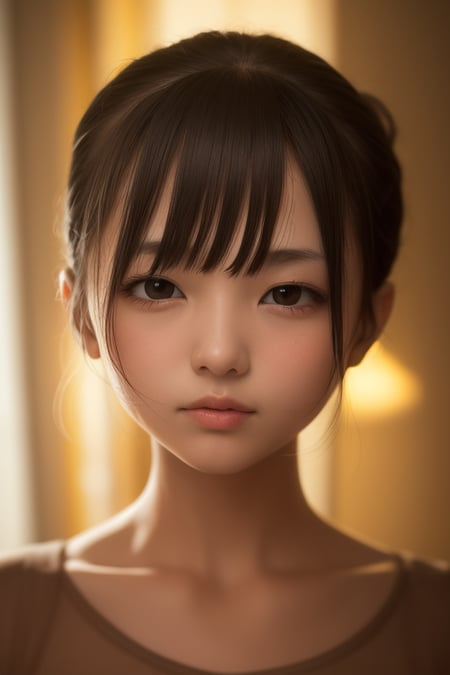
#> input picture external_deps/SadTalker/examples/source_image/full4.jpeg, 450 x 675 px; its folder holds only this picture in this run
$ python -i eye_gaze_blink.py   (imports and definitions only)
#> lines starting #> are read from the running program, lines starting #| are printed output that depends on the picture
#> further down, picture is the input picture: shape (675, 450, 3); mean B, G, R 63.4, 93.8, 131.4
"""
Enhancement #3: Eye Gaze + Blink Modeling
==========================================

Adds natural blink patterns (15-20 blinks/minute) and subtle gaze saccades
to rendered avatar frames. This is a pure post-processing step that operates
on individual frames using OpenCV.

Pipeline stage: post_process
Priority: 10 (runs early in post-processing)

No external models required — uses procedural generation with randomization
for natural-looking eye movements. Optionally uses dlib/mediapipe for precise
eye landmark detection.

This is one of the lowest-effort, highest-impact improvements: static eyes
are the #1 tell of a synthetic avatar.
"""

from __future__ import annotations

import logging
import math
import os
import random
from pathlib import Path
from typing import Dict, List, Optional, Tuple

from . import Enhancement, EnhancementContext, registry

logger = logging.getLogger(__name__)


# --------------------------------------------------------------------------- #
# Blink Schedule Generation
# --------------------------------------------------------------------------- #

# [83 lines left out: functions generate_blink_schedule, generate_gaze_schedule, not called in this run]


# --------------------------------------------------------------------------- #
# Frame Processing
# --------------------------------------------------------------------------- #

def _find_eye_regions(frame: "np.ndarray") -> Optional[List[Tuple[int, int, int, int]]]:
    """Detect eye regions using OpenCV cascade classifier.

    Returns list of (x, y, w, h) bounding boxes for eyes, or None if detection fails.
    """
    try:
        import cv2
        # Try OpenCV's built-in eye cascade
        cascade_path = cv2.data.haarcascades + "haarcascade_eye.xml"
        if not Path(cascade_path).exists():
            return None

        eye_cascade = cv2.CascadeClassifier(cascade_path)
        gray = cv2.cvtColor(frame, cv2.COLOR_BGR2GRAY)
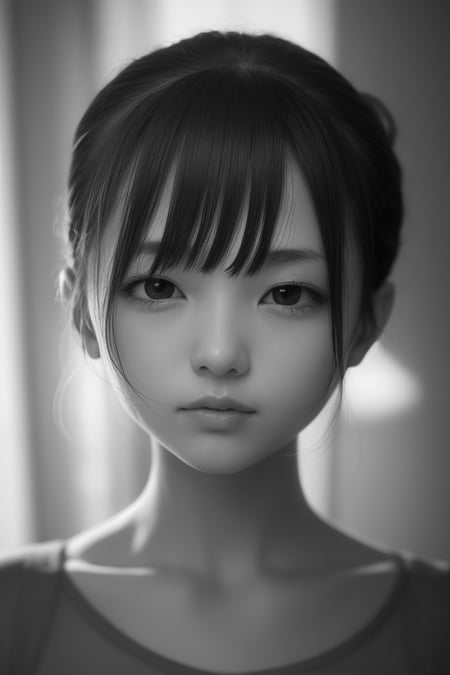
#> gray: shape (675, 450); min 2, max 246, mean 101.6

        # Detect face first for better eye detection
        face_cascade = cv2.CascadeClassifier(
            cv2.data.haarcascades + "haarcascade_frontalface_default.xml"
        )
        faces = face_cascade.detectMultiScale(gray, 1.3, 5)
#> faces = [[71, 180, 293, 293]]

        if len(faces) == 0:
            # Try eye detection on full frame
            eyes = eye_cascade.detectMultiScale(gray, 1.1, 5)
            return list(eyes[:2]) if len(eyes) >= 2 else None

        # Search for eyes within the top half of the face
        x, y, w, h = faces[0]
#> x = 71; y = 180; w = 293; h = 293
        roi_gray = gray[y:y + h // 2, x:x + w]
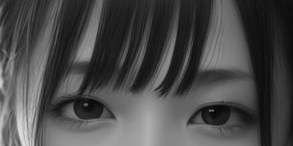
#> roi_gray: shape (146, 293); min 2, max 228, mean 73.8
        eyes = eye_cascade.detectMultiScale(roi_gray, 1.1, 5)
#> eyes = [[53, 79, 59, 59], [140, 58, 49, 49], [182, 86, 58, 58]]

        if len(eyes) >= 2:
            # Adjust coordinates to full frame
            result = []
            for ex, ey, ew, eh in eyes[:2]:
                result.append((ex + x, ey + y, ew, eh))
#> this loop made 2 passes
#> after the loop, result = [(124, 259, 59, 59), (211, 238, 49, 49)]
            return result

        return None
    except Exception:
        return None


# [116 lines left out: functions apply_blink_to_frame, apply_gaze_shift, not called in this run]


class EyeGazeBlinkEnhancement(Enhancement):
    """Adds natural blink patterns and subtle gaze saccades to avatar frames."""

    @property
    def name(self) -> str:
        return "eye_gaze_blink"

    @property
    def stage(self) -> str:
        return "post_process"

    @property
    def priority(self) -> int:
        return 10

    # [116 lines left out: functions description, is_available, apply, not called in this run]


# Auto-register
# [1 line not run here, left out]

>>> import cv2
>>> picture = cv2.imread('../../external_deps/SadTalker/examples/source_image/full4.jpeg')
>>> result = _find_eye_regions(picture)
#> result = [(124, 259, 59, 59), (211, 238, 49, 49)]

$ run again, on external_deps/SadTalker/examples/source_image/art_0.png
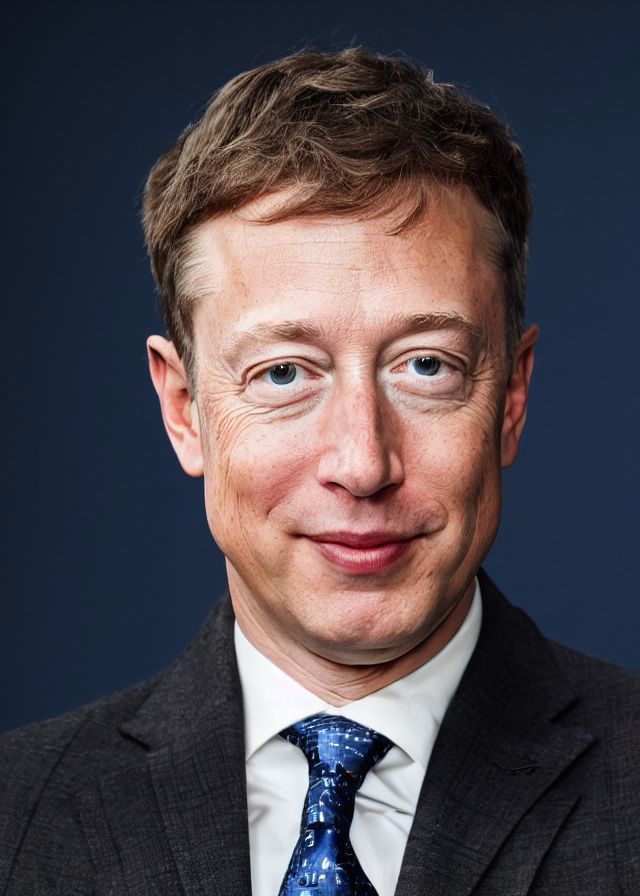
#> input picture external_deps/SadTalker/examples/source_image/art_0.png, 640 x 896 px
#> picture is the input picture: shape (896, 640, 3); mean B, G, R 77.3, 70.9, 78.6
#> in _find_eye_regions, `gray = cv2.cvtColor(frame, cv2.COLOR_BGR2GRAY)`:
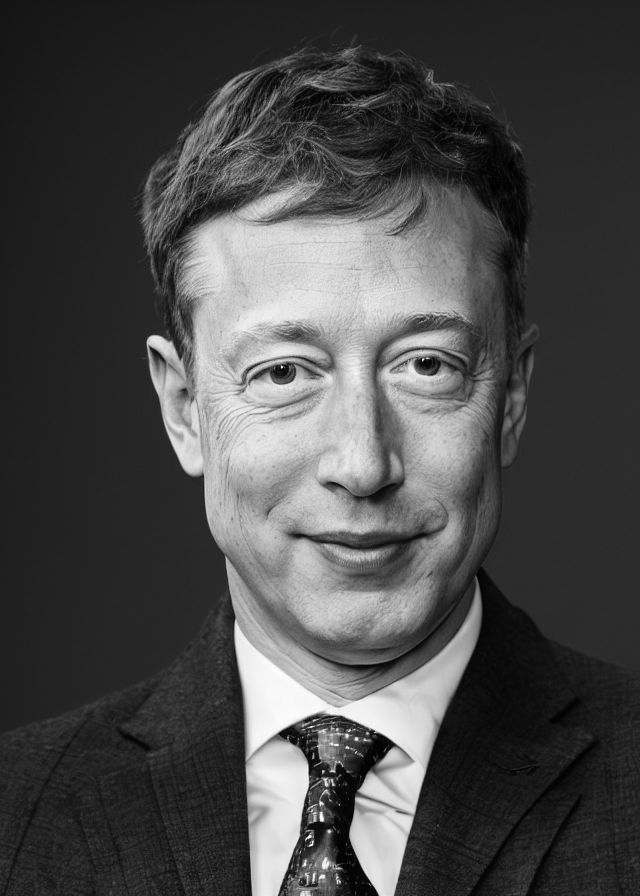
#> gray: shape (896, 640); min 0, max 255, mean 73.8
#> faces = [[145, 212, 406, 406]]
#> x = 145; y = 212; w = 406
#> in _find_eye_regions, `roi_gray = gray[y:y + h // 2, x:x + w]`:
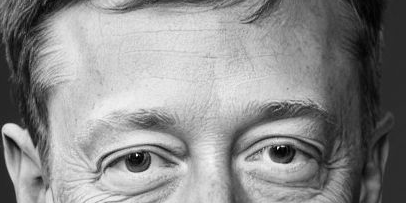
#> roi_gray: shape (203, 406); min 0, max 253, mean 139.9
#> eyes = [[100, 154, 22, 22], [244, 124, 54, 54], [98, 121, 78, 78]]
#> the loop in _find_eye_regions, `for ex, ey, ew, eh in eyes[:2]:` made 2 passes
#> after the loop in _find_eye_regions, `for ex, ey, ew, eh in eyes[:2]:`: result = [(245, 366, 22, 22), (389, 336, 54, 54)]
